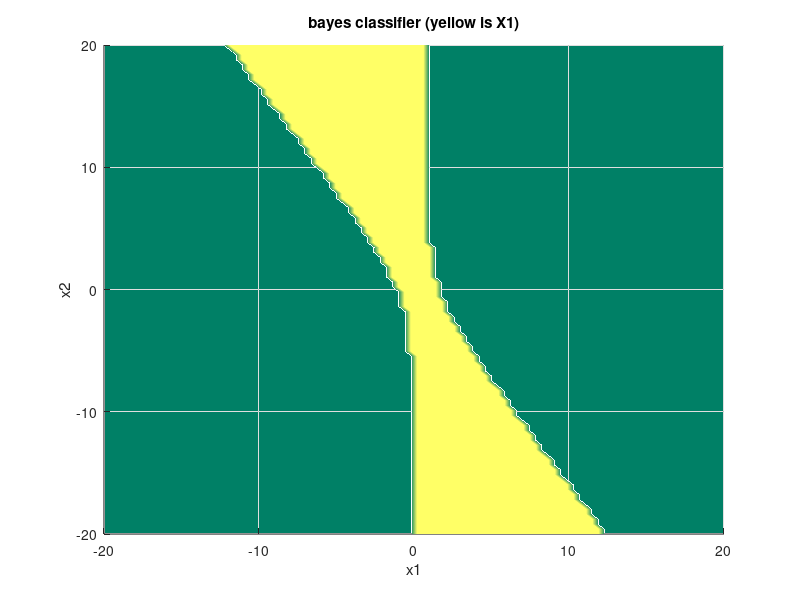
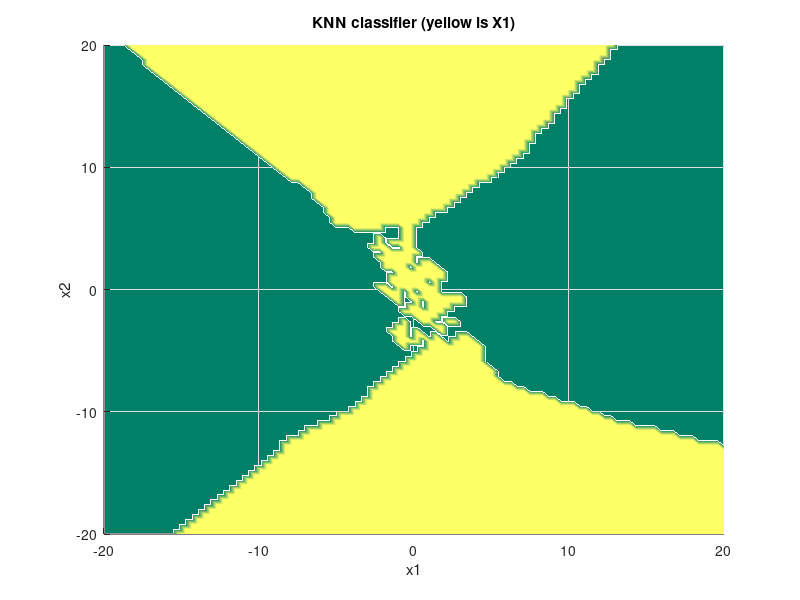

Recreate these plots in MATLAB, in order.
%problem 4 and 5
load('hw09p5data.mat')
sigma = [3 -6 16 -6; 
         -6 18 -6 8];
sigma_1 = sigma(:,1:2); sigma_2 = sigma(:,3:4);
mu = [0 1; 
      1 0];
mu_1 = mu(:,1); mu_2 = mu(:,2);
%Problem 4
fx = @(x1,x2,y) 1/(2*pi*sqrt(det(sigma(:,2*(y-1)+1:2*y)))) .*exp(-1/2*...
    ([x1;x2] - mu(:,y))'*inv(sigma(:,2*(y-1)+1:2*y))*([x1;x2]-mu(:,y)));
x_1 = linspace(-20,20,100);
x_2 = linspace(-20,20,100);
[X_1,X_2] = meshgrid(x_1,x_2);
fx_1 = zeros(size(X_1));
fx_2 = zeros(size(X_1));
for i = 1:size(X_1,1)
    for j = 1:size(X_1,2)
        fx_1(i,j)=fx(X_1(i,j),X_2(i,j),1);
        fx_2(i,j)=fx(X_1(i,j),X_2(i,j),2);
    end
end
regions = double(fx_1 - fx_2 > 0);
surf(X_1,X_2,regions)
shading interp
colormap summer
view(0,90)
title('bayes classifier (yellow is X1)')
xlabel('x1')
ylabel('x2')
%problem 5a
knn = zeros(size(X_1));
for i = 1:size(X_1,1)
    for j = 1:size(X_1,2)
        x = [X_1(i,j);X_2(i,j)];
        min_1 = -1;
        min_2 = -1;
        for k = 1:size(X1,2)
            x1_s = X1(:,k);
            x2_s = X2(:,k);
            if norm(x1_s - x) < min_1 || min_1 < 0
                min_1 = norm(x1_s - x);
            end
            if norm(x2_s - x) < min_2 || min_2 < 0
                min_2 = norm(x2_s - x);
            end
        end
        if min_1 < min_2
            knn(i,j) = 1;
        end
    end
end
figure
surf(X_1,X_2,knn)
view(0,90)
shading interp
colormap summer
title('KNN classifier (yellow is X1)')
xlabel('x1')
ylabel('x2')
%problem 5b
Q_1 = chol(sigma_1,'lower');
Q_2 = chol(sigma_2,'lower');
class = 0;
prediction_b = 0;
prediction_k = 0;
rv = [0;0];
right_bayes = 0;
right_knn = 0;
num_rv = 5e3;
for i = 1:num_rv
    if mod(i,2)
        rv = mu_1 + Q_1*randn(2,1);
        class = 1;
    else
        rv = mu_2 + Q_2*randn(2,1);
        class = 2;
    end
    %bayes
    if fx(rv(1),rv(2),1) > fx(rv(1),rv(2),2)
        prediction_b = 1;
    else
        prediction_b = 2;
    end
    %knn
    min_1 = -1;
    min_2 = -1;
    for k = 1:size(X1,2)
        x1_s = X1(:,k);
        x2_s = X2(:,k);
        if norm(x1_s - rv) < min_1 || min_1 < 0
            min_1 = norm(x1_s - rv);
        end
        if norm(x2_s - rv) < min_2 || min_2 < 0
            min_2 = norm(x2_s - rv);
        end
    end
    if min_1 < min_2
        prediction_k = 1;
    else
        prediction_k = 2;
    end
    if prediction_k == class
        right_knn = right_knn+1;
    end
    if prediction_b == class
        right_bayes = right_bayes+1;
    end
end
R_k = (num_rv - right_knn) / num_rv;
R_b = (num_rv - right_bayes) / num_rv;
fprintf("R(bayes) = %0.2f,R(knn) = %0.2f\n",R_b,R_k)
%Output:
%R(bayes) = 0.21,R(knn) = 0.28
%
%Risk of KNN is obviously greater, but only by 33%, which is good for 100
%pts